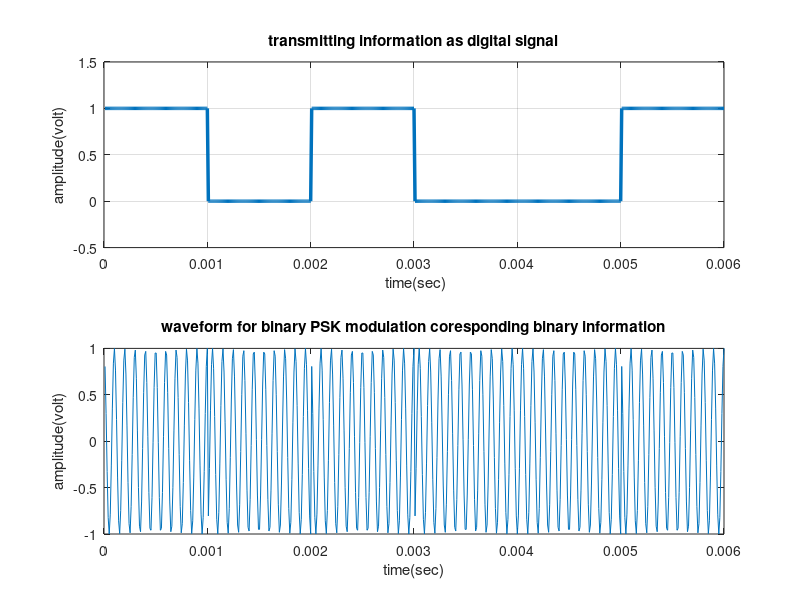

Source code (MATLAB):
%>>>>>>>>> MATLAB code for binary PSK modulation and de-modulation >>>>>>>%
clc;
clear all;
close all;
x=[1 0 1 0 0 1];                                    % Binary Information
bp=.001;                                                    % bit period
disp(' Binary information at Trans mitter :');
disp(x);
%XX representation of transmitting binary information as digital signal XXX
bit=[]; 
for n=1:1:length(x)
    if x(n)==1;
       se=ones(1,100);
    else x(n)==0;
        se=zeros(1,100);
    end
     bit=[bit se];
end
t1=bp/100:bp/100:100*length(x)*(bp/100);
subplot(2,1,1);
plot(t1,bit,'lineWidth',2.5);grid on;
axis([ 0 bp*length(x) -.5 1.5]);
ylabel('amplitude(volt)');
xlabel(' time(sec)');
title('transmitting information as digital signal');
%XXXXXXXXXXXXXXXXXXXXXXX Binary-PSK modulation XXXXXXXXXXXXXXXXXXXXXXXXXXX%
A=1;                                          % Amplitude of carrier signal 
br=1/bp;                                                         % bit rate
f=br*10;                                                 % carrier frequency 
t2=bp/99:bp/99:bp;                 
ss=length(t2);
m=[];
for (i=1:1:length(x))
    if (x(i)==1)
        y=A*cos(2*pi*f*t2);
    else
        y=A*cos(2*pi*f*t2+pi);   %A*cos(2*pi*f*t+pi) means -A*cos(2*pi*f*t)
    end
    m=[m y];
end
t3=bp/99:bp/99:bp*length(x);
subplot(2,1,2);
plot(t3,m);
xlabel('time(sec)');
ylabel('amplitude(volt)');
title('waveform for binary PSK modulation coresponding binary information');
%XXXXXXXXXXXXXXXXXXXX Binary PSK demodulation XXXXXXXXXXXXXXXXXXXXXXXXXXXXX
mn=[];
for n=ss:ss:length(m)
  t=bp/99:bp/99:bp;
  y=cos(2*pi*f*t);                                        % carrier siignal 
  mm=y.*m((n-(ss-1)):n);
  t4=bp/99:bp/99:bp;
  z=trapz(t4,mm)                                              % intregation 
  zz=round((2*z/bp))                                     
  if(zz>0)                                        % logic level = (A+A)/2=0 
                         %becouse A*cos(2*pi*f*t+pi) means -A*cos(2*pi*f*t)
    a=1;
  else
    a=0;
  end
  mn=[mn a];
end
disp(' Binary information at Reciver :');
disp(mn);
% %XXXXX Representation of binary information as digital signal which achived 
% %after PSK demodulation XXXXXXXXXXXXXXXXXXXXXXXXXXXXXXXXXXXXXXXXXXXXXXXXXXX
% bit=[];
% for n=1:length(mn);
%     if mn(n)==1;
%        se=ones(1,100);
%     else mn(n)==0;
%         se=zeros(1,100);
%     end
%      bit=[bit se];
% end
% t4=bp/100:bp/100:100*length(mn)*(bp/100);
% subplot(3,1,3)
% plot(t4,bit,'LineWidth',2.5);grid on;
% axis([ 0 bp*length(mn) -.5 1.5]);
% ylabel('amplitude(volt)');
% xlabel(' time(sec)');
% title('recived information as digital signal after binary PSK demodulation');
%>>>>>>>>>>>>>>>>>>>>>>>>>> end of program >>>>>>>>>>>>>>>>>>>>>>>>>>>>>>%